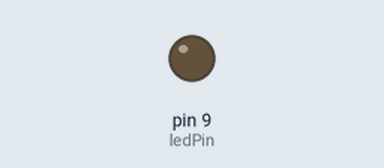
The sketch below on a simulated Arduino Uno, built with avr-gcc and run on an emulated ATmega328P. On the bench: output pins drawn as LEDs (lit = HIGH).

Above: at 2.5 s.
At 7.5 s:
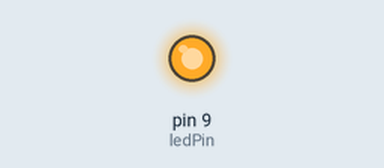
Timing chart, 0 to 13.0 s (numbered marks = the images above):
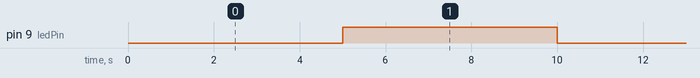

The sketch:

OnOff.ino
```cpp
#include <Arduino.h>

// Standard GPIO pin (PWM capable)
#define ledPin 9

void setup() {
    // Set it as output
    pinMode(ledPin,OUTPUT);
}

void loop() {

    // GREEN - SINK Current (from VCC through LED to GND via Arduino)
    digitalWrite(ledPin,LOW);
    delay(5000);

    // RED - SOURCE current (from Arduino to LED then GND)
    digitalWrite(ledPin,HIGH);
    delay(5000);
}
```

Measured:
- by itself, pin 9 (ledPin): alternates HIGH for 5.0 s and LOW for 5.0 s
